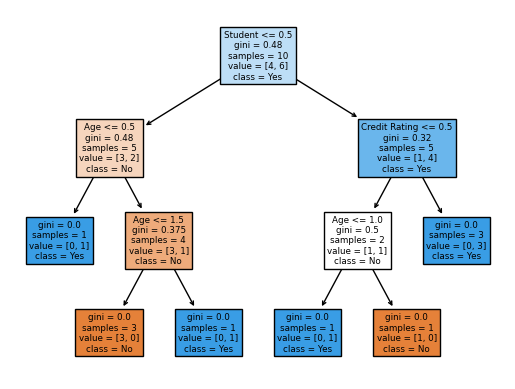

This figure's Python source:
import pandas as pd
from sklearn.tree import DecisionTreeClassifier, plot_tree
from sklearn.preprocessing import LabelEncoder
from sklearn.metrics import accuracy_score
import matplotlib.pyplot as plt

# Load the dataset
df = pd.read_csv('1.csv')


# 1.1) Convert the categorical dataset into numerical format
les = {col: LabelEncoder() for col in df.columns}
for col in df.columns:
    df[col] = les[col].fit_transform(df[col])

# 1.2) Build a Decision Tree Classifier using the scikit-learn library
model = DecisionTreeClassifier()


# 1.3) Train the decision tree on the given dataset
X = df.drop('Buys Computer', axis=1)
y = df['Buys Computer']

model.fit(X, y)


# 1.4) Visualize the decision tree
plot_tree(model, feature_names=X.columns, class_names=['No', 'Yes'], filled=True)
plt.savefig('1.png', bbox_inches='tight')
plt.show()


# 2) Use the trained decision tree to predict whether the following individual will buy a computer or not:
# Age: 35; Income: Medium; Student: No; Credit Rating: Excellent
X_new = pd.DataFrame({'Age': ['31...40'], 'Income': ['Medium'], 'Student': ['No'], 'Credit Rating': ['Excellent']})
X_new = X_new.apply(lambda x: les[x.name].transform(x))

new_pred = model.predict(X_new)
new_pred = les['Buys Computer'].inverse_transform(new_pred)


# 3) Print the accuracy of the decision tree model and the predicted class for the individual
y_pred = model.predict(X)
accuracy = accuracy_score(y, y_pred)

print(f'Accuracy: {accuracy}')
print(f'Predicted class for the individual: {new_pred[0]}')


